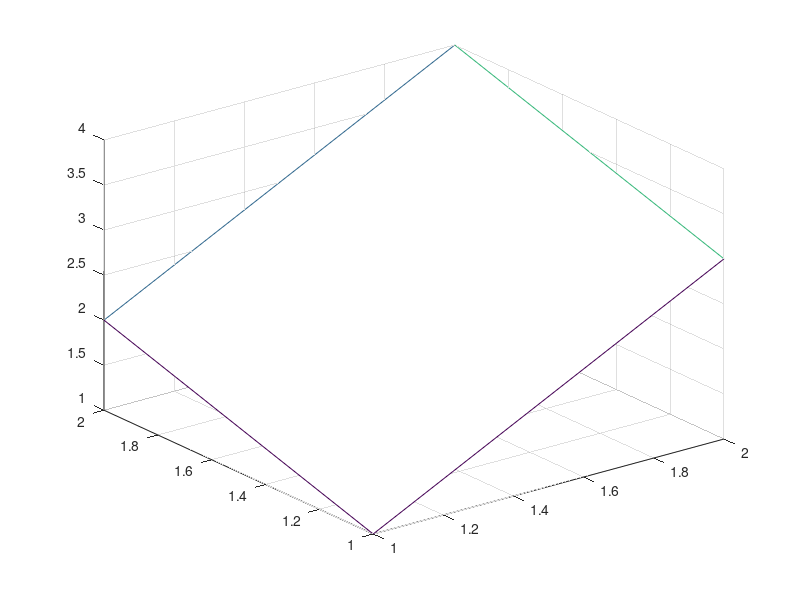

Recreate this plot in MATLAB.
figure_handle = figure();
surface_handle = mesh([1 3; 2 4]);

openmat_result = [ ...
    double(strcmp(class(surface_handle), 'matlab.graphics.chart.primitive.Surface')), ...
    double(all(get(surface_handle, 'FaceColor') == [1 1 1])), ...
    get(surface_handle, 'LineWidth'), ...
    double(strcmp(get(surface_handle, 'EdgeColor'), 'flat')), ...
    double(strcmp(get(surface_handle, 'CDataMapping'), 'scaled')), ...
    get(surface_handle, 'FaceAlpha'), ...
    double(all(get(gca(), 'View') == [-37.5 30])) ...
];
close(figure_handle);
